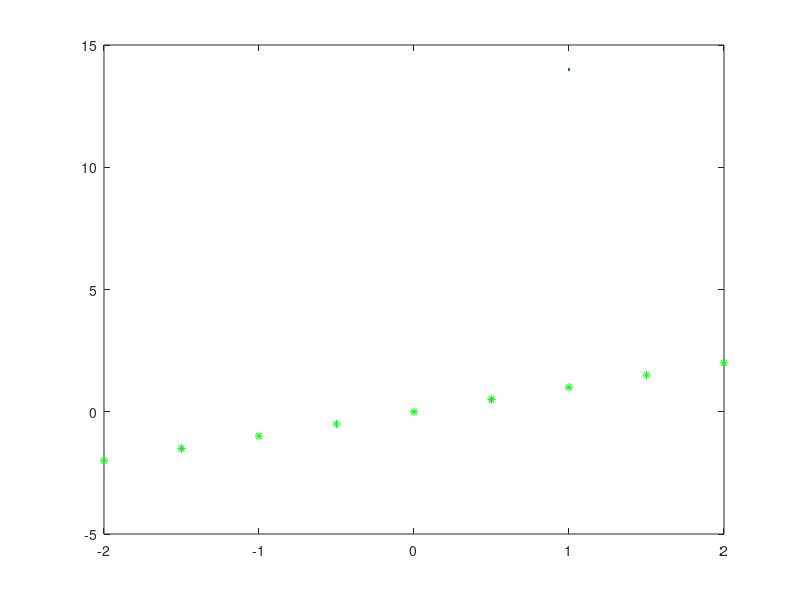

Source code (MATLAB): (Note: this script raises an error after producing the figure.)
clc
x=-2:.5:2;
x1=-2:2;
plot(x,x, 'g*',markersize=14);
hold on
disp(X)
plot(x1,x1,'b*')

a = [1,2,3
    4,5,6;
    7,8,9;
    ]
det(a)